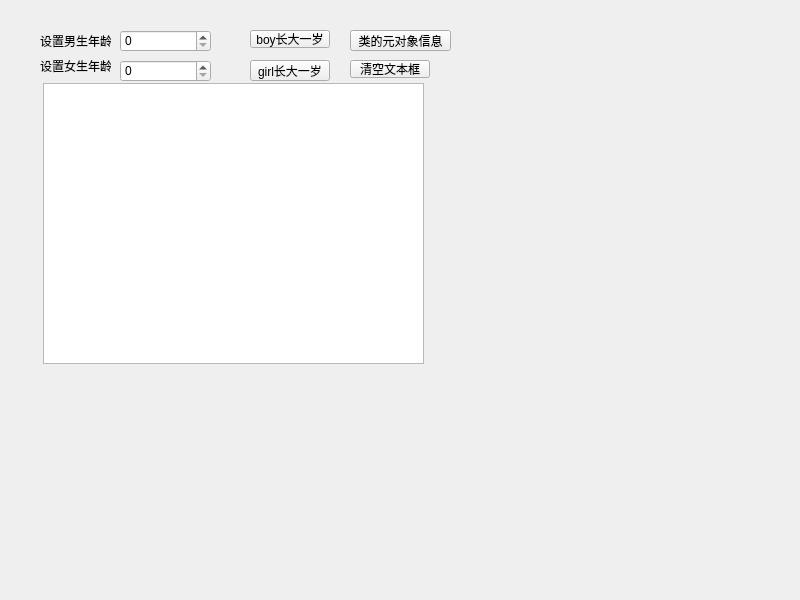
<?xml version="1.0" encoding="UTF-8"?>
<ui version="4.0">
 <class>QmyWidget</class>
 <widget class="QWidget" name="QmyWidget">
  <property name="geometry">
   <rect>
    <x>0</x>
    <y>0</y>
    <width>800</width>
    <height>600</height>
   </rect>
  </property>
  <property name="windowTitle">
   <string>QmyWidget</string>
  </property>
  <widget class="QLabel" name="label">
   <property name="geometry">
    <rect>
     <x>40</x>
     <y>25</y>
     <width>71</width>
     <height>31</height>
    </rect>
   </property>
   <property name="text">
    <string>设置男生年龄</string>
   </property>
  </widget>
  <widget class="QLabel" name="label_2">
   <property name="geometry">
    <rect>
     <x>40</x>
     <y>50</y>
     <width>71</width>
     <height>31</height>
    </rect>
   </property>
   <property name="text">
    <string>设置女生年龄</string>
   </property>
  </widget>
  <widget class="QSpinBox" name="spinBoy">
   <property name="geometry">
    <rect>
     <x>120</x>
     <y>30</y>
     <width>91</width>
     <height>22</height>
    </rect>
   </property>
  </widget>
  <widget class="QSpinBox" name="spinGirl">
   <property name="geometry">
    <rect>
     <x>120</x>
     <y>60</y>
     <width>91</width>
     <height>22</height>
    </rect>
   </property>
  </widget>
  <widget class="QPushButton" name="btnBoyInc">
   <property name="geometry">
    <rect>
     <x>250</x>
     <y>30</y>
     <width>80</width>
     <height>18</height>
    </rect>
   </property>
   <property name="text">
    <string>boy长大一岁</string>
   </property>
  </widget>
  <widget class="QPushButton" name="btnGirlInc">
   <property name="geometry">
    <rect>
     <x>250</x>
     <y>60</y>
     <width>80</width>
     <height>21</height>
    </rect>
   </property>
   <property name="text">
    <string>girl长大一岁</string>
   </property>
  </widget>
  <widget class="QPushButton" name="btnClassInfo">
   <property name="geometry">
    <rect>
     <x>350</x>
     <y>30</y>
     <width>101</width>
     <height>21</height>
    </rect>
   </property>
   <property name="text">
    <string>类的元对象信息</string>
   </property>
  </widget>
  <widget class="QPushButton" name="btnClear">
   <property name="geometry">
    <rect>
     <x>350</x>
     <y>60</y>
     <width>80</width>
     <height>18</height>
    </rect>
   </property>
   <property name="text">
    <string>清空文本框</string>
   </property>
  </widget>
  <widget class="QPlainTextEdit" name="plainTextEdit">
   <property name="geometry">
    <rect>
     <x>43</x>
     <y>83</y>
     <width>381</width>
     <height>281</height>
    </rect>
   </property>
  </widget>
 </widget>
 <resources/>
 <connections>
  <connection>
   <sender>btnClear</sender>
   <signal>clicked()</signal>
   <receiver>plainTextEdit</receiver>
   <slot>clear()</slot>
   <hints>
    <hint type="sourcelabel">
     <x>389</x>
     <y>68</y>
    </hint>
    <hint type="destinationlabel">
     <x>233</x>
     <y>223</y>
    </hint>
   </hints>
  </connection>
  <connection>
   <sender>btnBoyInc</sender>
   <signal>clicked()</signal>
   <receiver>spinBoy</receiver>
   <slot>stepUp()</slot>
   <hints>
    <hint type="sourcelabel">
     <x>289</x>
     <y>38</y>
    </hint>
    <hint type="destinationlabel">
     <x>165</x>
     <y>40</y>
    </hint>
   </hints>
  </connection>
  <connection>
   <sender>btnGirlInc</sender>
   <signal>clicked()</signal>
   <receiver>spinGirl</receiver>
   <slot>stepUp()</slot>
   <hints>
    <hint type="sourcelabel">
     <x>289</x>
     <y>70</y>
    </hint>
    <hint type="destinationlabel">
     <x>165</x>
     <y>70</y>
    </hint>
   </hints>
  </connection>
 </connections>
</ui>
